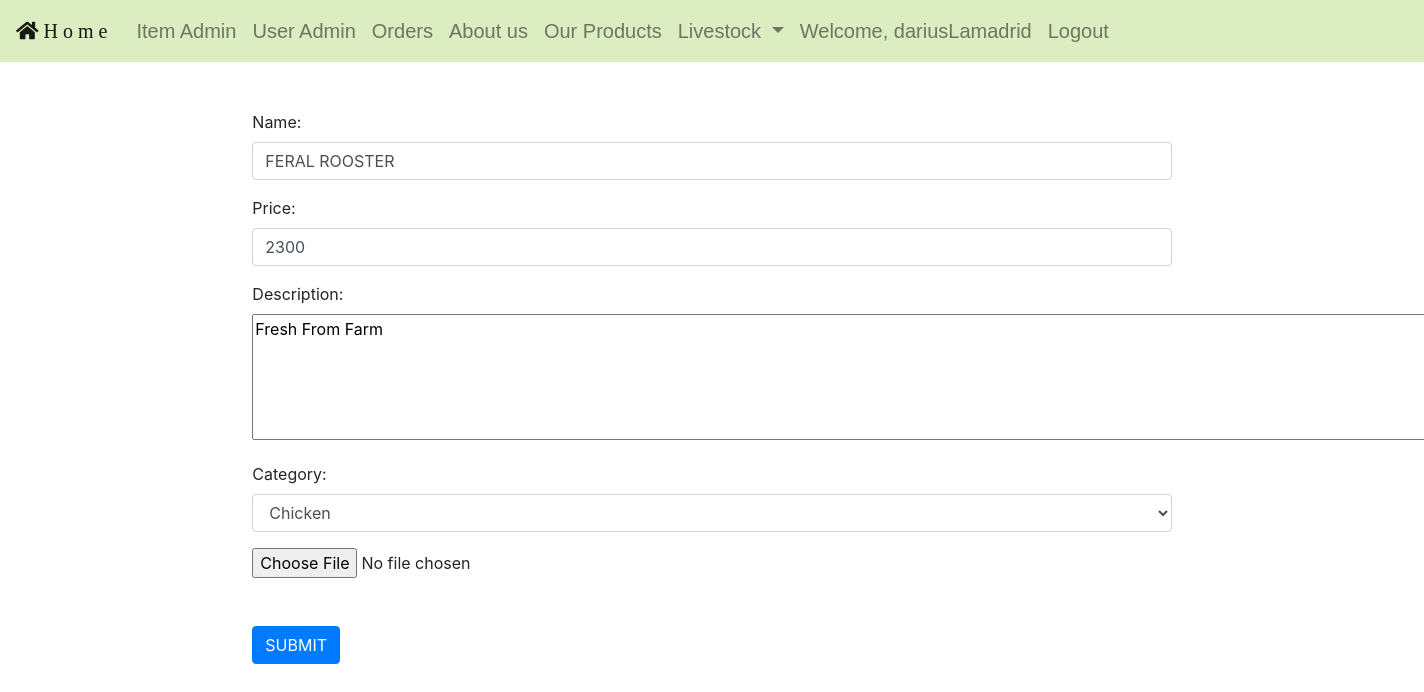
/views/edit_item.php?id=1 (signed in), run on the app's committed database.
### tables this page shows
CREATE TABLE `items` (
  `id` int(11) NOT NULL AUTO_INCREMENT,
  `item_name` varchar(255) DEFAULT NULL,
  `price` decimal(10,0) DEFAULT NULL,
  `description` text NOT NULL,
  `image` varchar(255) DEFAULT NULL,
  `category_id` int(11) DEFAULT NULL,
  PRIMARY KEY (`id`),
  KEY `category_id` (`category_id`),
  CONSTRAINT `items_ibfk_1` FOREIGN KEY (`category_id`) REFERENCES `categories` (`id`)
);

### controllers/get_categories.php (called while the page is built, shortened)
<?php
require_once("connect.php");
$sql = "SELECT * FROM categories";
$result = mysqli_query($conn, $sql);
?>

### views/edit_item.php (the view, shortened to what this page needs)
<?php
require '../controllers/connect.php';
	$id = $_GET['id'];
	$sql = "SELECT * FROM items WHERE id = '$id'";
	$item = mysqli_fetch_assoc(mysqli_query($conn, $sql));
	extract($item);
require_once("../partials/start_body.php");
require_once("../partials/navbar.php");
	?>
<?php require_once("../controllers/get_categories.php");  ?>
<div class="container-fluid">
	<div class="row">
		<div class="col-lg-8 offset-lg-2">
			<form class="mt-5" method="POST" action="../controllers/process_edit_item.php?id=<?php echo $id ?>" enctype="multipart/form-data">
				<div class="form-group">
					<label for="name">Name:</label>
				<input class="form-control" type="text" name="name" id="name" required value="<?php echo $item['item_name'] ?>">
				</div>
				<label for="price">Price:</label>
				<div class="form-group">
				<input class="form-control" type="number" min="1" name="price" id="price" value="<?php echo $item['price'] ?>">
				</div>
				<label for="description">Description:</label>
				<div class="form-group">
				<textarea class="form control" rows="5" cols="115" name="description" id="description" ><?php echo $item['description'] ?></textarea>
				</div>
				<div class="form-group">
					<label for="category_id">Category:</label>
				<select class="form-control" name="category_id" id="category_id">
					<?php
					$sql= "SELECT * FROM categories";
					$categories = mysqli_query($conn, $sql);
					foreach($categories as $category) {
						extract($category);
						if ($category['id'] === $category_id) {
							echo "<option selected value='".$category['id']."'>".$category['name']."</option>";
						} else {
						echo "<option value='".$category['id']."'>".$category['name']."</option>";
					}
				}
					 ?>
					</div>
				<input class="form-control-file" type="file" name="image" id="image">
				<button class="btn btn-primary mt-5" type="submit">SUBMIT</button>
				</div>
		</div>
	</div>

### views/style.css (style rules this page uses)
body { overflow-x: hidden; }

### data on the page
items: name "FERAL ROOSTER", price "2300", description "Fresh From Farm"

### other printed values
$_SESSION["user"]["username"] "dariusLamadrid"
form field category_id "Chicken"
